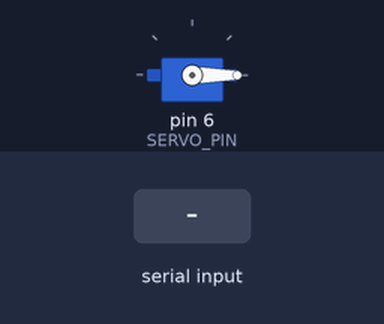
Simulated run of this sketch. Board: Arduino Mega 2560, built with avr-gcc and run on an emulated ATmega2560. Parts: servo. Inputs (shaded band) come from the test bench. What the sketch prints to the serial monitor is not drawn.

Above: at 2.3 s.
2.4 s: "M90\n" received over Serial
At 4.1 s:
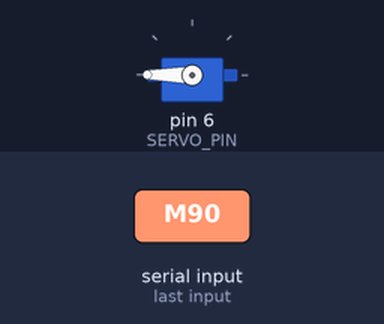
5.4 s: byte 77 ('M') received over Serial
7.1 s: byte 71 ('G') received over Serial
8.8 s: "M 45\n" received over Serial
At 9.2 s:
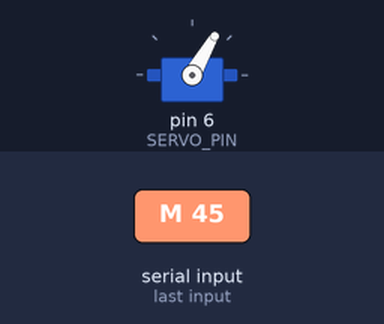
At 9.9 s:
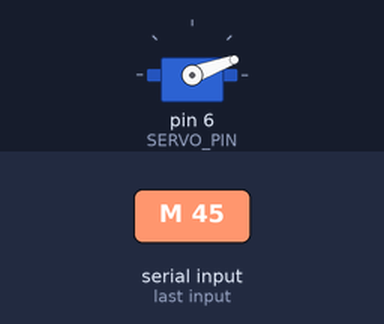
11.8 s: byte 83 ('S') received over Serial
14.3 s: byte 109 ('m') received over Serial
At 15.0 s:
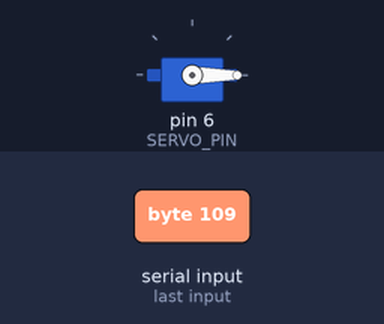
Timing chart, 0 to 16.8 s (numbered marks = the images above; inputs shaded):
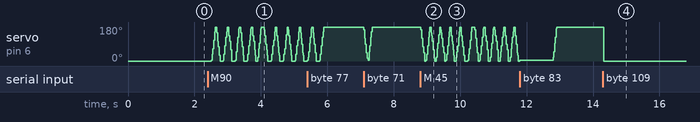

The sketch:

servo_control.ino
```cpp
/*
 * servo_morse.txt
 * Non-blocking servo Morse code keyer for Arduino Mega
 * PWM pin 6 | Endpoints: 160° (rest/up) → 20° (press/down)
 * ITU-R M.1677-1 compliant timing
 *
 * Timing at 66.7 ms dit unit:
 *   Dit        : 66.7 ms  (1 unit)
 *   Dah        : 200.1 ms (3 units)
 *   Intra-char : 66.7 ms  (1 unit)  gap between signals in same letter
 *   Inter-char : 200.1 ms (3 units) gap between letters
 *   Inter-word : 466.9 ms (7 units) gap between words
 *
 * NOTE: Sweep travel time is mechanical overhead and is NOT counted as
 *       part of dit/dah duration. The hold timer starts on arrival at LO.
 *
 * Serial commands (115200 baud):
 *   M <text>  — send text as Morse  (e.g. "M SOS" or "M HELLO WORLD")
 *   G         — single manual sweep (160°→20°→160°)
 *   S <n>     — step size in degrees per tick  (default 5)
 *   D <ms>    — delay between steps in ms      (default 10)
 *   T <ms>    — override dit length in ms      (default 67)
 *   P         — print current status
 */

#include <Servo.h>

// ═══════════════════════════════════════════════════════════════════════════════
// 1. TYPES
// ═══════════════════════════════════════════════════════════════════════════════

enum EventType  { EV_PRESS, EV_WAIT };
enum MorseState { MS_IDLE, MS_PRESSING, MS_HOLDING, MS_RELEASING, MS_WAITING };

struct MorseEvent {
  EventType     type;
  unsigned long durationMs;
};

struct MorseChar {
  char        ch;
  const char* code;
};

// ═══════════════════════════════════════════════════════════════════════════════
// 2. CONSTANTS & LOOKUP TABLE
// ═══════════════════════════════════════════════════════════════════════════════

static const uint8_t SERVO_PIN   = 6;
static const int     ENDPOINT_HI = 180;   // rest / key-up
static const int     ENDPOINT_LO = -10;    // pressed / key-down

static const MorseChar MORSE_TABLE[] = {
  // Letters
  {'A',".-"},   {'B',"-..."}, {'C',"-.-."}, {'D',"-.." },
  {'E',"."},    {'F',"..-."}, {'G',"--."},  {'H',"...."},
  {'I',".."},   {'J',".---"}, {'K',"-.-"},  {'L',".-.."},
  {'M',"--"},   {'N',"-."},   {'O',"---"},  {'P',".--."},
  {'Q',"--.-"}, {'R',".-."},  {'S',"..."},  {'T',"-"},
  {'U',"..-"},  {'V',"...-"}, {'W',".--"},  {'X',"-..-"},
  {'Y',"-.--"}, {'Z',"--.."},
  // Digits
  {'0',"-----"},{'1',".----"},{'2',"..---"},{'3',"...--"},
  {'4',"....-"},{'5',"....."},{'6',"-...."},{'7',"--..."},
  {'8',"---.."}, {'9',"----."},
  // Punctuation (ITU-R M.1677-1 §1.1.3)
  {'.', ".-.-.-"}, {',', "--..--"}, {':', "---..."},
  {'?', "..--.."}, {'\'',".----."}, {'-', "-....-"},
  {'/', "-..-." }, {'(', "-.--." }, {')', "-.--.-"},
  {'"', ".-..-."}, {'=', "-...-" }, {'+', ".-.-."},
  {'@', ".--.-." },
  {'\0', nullptr}
};

// ═══════════════════════════════════════════════════════════════════════════════
// 3. GLOBALS
// ═══════════════════════════════════════════════════════════════════════════════

// ── Morse timing ──────────────────────────────────────────────────────────────
unsigned long ditMs       = 30UL;
unsigned long dahMs       = 0;
unsigned long intraCharMs = 0;
unsigned long interCharMs = 0;
unsigned long interWordMs = 0;

// ── Event queue ───────────────────────────────────────────────────────────────
static const uint16_t QUEUE_SIZE = 512;
MorseEvent morseQueue[QUEUE_SIZE];
uint16_t   qHead = 0;
uint16_t   qTail = 0;

// ── Servo ─────────────────────────────────────────────────────────────────────
Servo servo;
int  currentPos  = ENDPOINT_LO;
int  targetPos   = ENDPOINT_LO;
int  stepSize    = 15;    // default changed to 5
int  stepDelayMs = 10;
bool sweeping    = false;
bool firstLeg    = false;
unsigned long lastStepTime = 0;

// ── Morse FSM ─────────────────────────────────────────────────────────────────
MorseState    morseState      = MS_IDLE;
unsigned long morseEventStart = 0;   // set on ARRIVAL at LO (not on sweep start)
unsigned long morseEventDur   = 0;

// ═══════════════════════════════════════════════════════════════════════════════
// 4. FUNCTION PROTOTYPES
// ═══════════════════════════════════════════════════════════════════════════════

void          recomputeTiming();
const char*   getMorse(char c);
bool          queueEmpty();
bool          queueFull();
MorseEvent    queuePeek();
void          queuePop();
bool          queuePush(EventType t, unsigned long dur);
bool          encodeTextToQueue(const char* text);
void          startSweepTo(int target, bool isFirstLeg);
void          advanceMorse();
void          updateServo();
void          updateMorse();
void          handleSerial();
void          printStatus();

// ═══════════════════════════════════════════════════════════════════════════════
// 5. TIMING
// ═══════════════════════════════════════════════════════════════════════════════

void recomputeTiming() {
  dahMs       = ditMs * 3;
  intraCharMs = ditMs;
  interCharMs = ditMs * 3;
  interWordMs = ditMs * 7;
}

// ═══════════════════════════════════════════════════════════════════════════════
// 6. MORSE LOOKUP
// ═══════════════════════════════════════════════════════════════════════════════

const char* getMorse(char c) {
  if (c >= 'a' && c <= 'z') c -= 32;
  for (int i = 0; MORSE_TABLE[i].ch != '\0'; i++) {
    if (MORSE_TABLE[i].ch == c) return MORSE_TABLE[i].code;
  }
  return nullptr;
}

// ═══════════════════════════════════════════════════════════════════════════════
// 7. QUEUE
// ═══════════════════════════════════════════════════════════════════════════════

bool queueEmpty() { return qHead == qTail; }
bool queueFull()  { return ((qTail + 1) % QUEUE_SIZE) == qHead; }

MorseEvent queuePeek() { return morseQueue[qHead]; }
void       queuePop()  { qHead = (qHead + 1) % QUEUE_SIZE; }

bool queuePush(EventType t, unsigned long dur) {
  if (queueFull()) return false;
  morseQueue[qTail] = {t, dur};
  qTail = (qTail + 1) % QUEUE_SIZE;
  return true;
}

// ═══════════════════════════════════════════════════════════════════════════════
// 8. TEXT → QUEUE ENCODER
// ═══════════════════════════════════════════════════════════════════════════════

bool encodeTextToQueue(const char* text) {
  qHead = 0; qTail = 0;

  bool prevWasLetter = false;

  for (int i = 0; text[i] != '\0'; i++) {
    char c = text[i];

    if (c == ' ') {
      // Word gap = 7 units total. Inter-char (3 units) was already queued
      // after the last letter, so add 4 more to reach 7.
      if (prevWasLetter) {
        if (!queuePush(EV_WAIT, interWordMs - interCharMs)) return false;
      }
      prevWasLetter = false;
      continue;
    }

    const char* code = getMorse(c);
    if (code == nullptr) {
      Serial.print(F("[WARN] No Morse for: "));
      Serial.println(c);
      continue;
    }

    // 3-unit inter-character gap before this letter (not before first)
    if (prevWasLetter) {
      if (!queuePush(EV_WAIT, interCharMs)) return false;
    }

    // Encode each symbol
    for (int s = 0; code[s] != '\0'; s++) {
      // 1-unit intra-character gap between symbols (not before first)
      if (s > 0) {
        if (!queuePush(EV_WAIT, intraCharMs)) return false;
      }
      unsigned long dur = (code[s] == '-') ? dahMs : ditMs;
      if (!queuePush(EV_PRESS, dur)) return false;
    }

    prevWasLetter = true;
  }

  return true;
}

// ═══════════════════════════════════════════════════════════════════════════════
// 9. SERVO HELPER
// ═══════════════════════════════════════════════════════════════════════════════

void startSweepTo(int target, bool isFirstLeg) {
  targetPos = target;
  firstLeg  = isFirstLeg;
  sweeping  = true;
}

// ═══════════════════════════════════════════════════════════════════════════════
// 10. MORSE FSM — pull next event and act
// ═══════════════════════════════════════════════════════════════════════════════

void advanceMorse() {
  if (queueEmpty()) {
    morseState = MS_IDLE;
    Serial.println(F("[MORSE] Transmission complete"));
    printStatus();
    return;
  }

  MorseEvent ev = queuePeek();
  queuePop();

  if (ev.type == EV_PRESS) {
    // Store duration; timer starts on ARRIVAL at LO, not here
    morseEventDur = ev.durationMs;
    morseState    = MS_PRESSING;
    startSweepTo(ENDPOINT_LO, true);
  } else {
    morseEventStart = millis();
    morseEventDur   = ev.durationMs;
    morseState      = MS_WAITING;
  }
}

// ═══════════════════════════════════════════════════════════════════════════════
// 11. SETUP & LOOP
// ═══════════════════════════════════════════════════════════════════════════════

void setup() {
  Serial.begin(115200);
  recomputeTiming();

  servo.attach(SERVO_PIN);
  servo.write(currentPos);
  delay(500);

  Serial.println(F("=== Servo Morse Keyer Ready ==="));
  Serial.println(F("Commands:"));
  Serial.println(F("  M <text> — send text as Morse  (e.g. M SOS)"));
  Serial.println(F("  G        — single manual sweep"));
  Serial.println(F("  S <n>    — step size degrees   (default 5)"));
  Serial.println(F("  D <ms>   — step delay ms        (default 10)"));
  Serial.println(F("  T <ms>   — dit length ms        (default 67)"));
  Serial.println(F("  P        — print status"));
  printStatus();
}

void loop() {
  handleSerial();
  updateServo();
  updateMorse();
}

// ═══════════════════════════════════════════════════════════════════════════════
// 12. SERVO UPDATE
// ═══════════════════════════════════════════════════════════════════════════════

void updateServo() {
  if (!sweeping) return;

  unsigned long now = millis();
  if (now - lastStepTime < (unsigned long)stepDelayMs) return;
  lastStepTime = now;

  if (currentPos < targetPos)
    currentPos = min(currentPos + stepSize, targetPos);
  else if (currentPos > targetPos)
    currentPos = max(currentPos - stepSize, targetPos);

  servo.write(currentPos);

  if (currentPos == targetPos) {
    sweeping = false;

    if (firstLeg) {
      // Arrived at ENDPOINT_LO — start hold timer NOW
      if (morseState == MS_PRESSING) {
        morseEventStart = millis();   // ← timer starts here, after travel
        morseState      = MS_HOLDING;
      } else {
        // Manual G: return leg
        startSweepTo(ENDPOINT_HI, false);
      }
    } else {
      // Arrived back at ENDPOINT_HI
      if (morseState == MS_RELEASING) {
        advanceMorse();
      }
      // Manual G complete — nothing to do
    }
  }
}

// ═══════════════════════════════════════════════════════════════════════════════
// 13. MORSE FSM UPDATE
// ═══════════════════════════════════════════════════════════════════════════════

void updateMorse() {
  if (morseState == MS_IDLE) return;

  unsigned long now = millis();

  switch (morseState) {

    case MS_HOLDING:
      if (now - morseEventStart >= morseEventDur) {
        morseState = MS_RELEASING;
        startSweepTo(ENDPOINT_HI, false);
      }
      break;

    case MS_WAITING:
      if (now - morseEventStart >= morseEventDur) {
        advanceMorse();
      }
      break;

    default:
      break;
  }
}

// ═══════════════════════════════════════════════════════════════════════════════
// 14. SERIAL HANDLER
// ═══════════════════════════════════════════════════════════════════════════════

void handleSerial() {
  if (!Serial.available()) return;

  char cmd = Serial.read();

  switch (cmd) {

    case 'M': case 'm': {
      delay(20);
      char textBuf[128];
      int  idx = 0;
      if (Serial.available() && Serial.peek() == ' ') Serial.read();
      while (Serial.available() && idx < 127) {
        char ch = Serial.read();
        if (ch == '\n' || ch == '\r') break;
        textBuf[idx++] = ch;
      }
      textBuf[idx] = '\0';
      while (Serial.available()) Serial.read();

      if (idx == 0) {
        Serial.println(F("[ERR] No text. Usage: M HELLO WORLD"));
        break;
      }
      if (morseState != MS_IDLE) {
        Serial.println(F("[WARN] Busy — wait for transmission to finish"));
        break;
      }

      Serial.print(F("[MORSE] Encoding: "));
      Serial.println(textBuf);

      recomputeTiming();
      if (!encodeTextToQueue(textBuf)) {
        Serial.println(F("[ERR] Queue overflow — text too long"));
        break;
      }
      advanceMorse();
      break;
    }

    case 'G': case 'g': {
      if (sweeping || morseState != MS_IDLE) {
        Serial.println(F("[WARN] Busy — ignoring G"));
        break;
      }
      Serial.println(F("[GO] Manual sweep: 160° → 20° → 160°"));
      startSweepTo(ENDPOINT_LO, true);
      break;
    }

    case 'S': case 's': {
      int val = Serial.parseInt();
      if (val >= 1 && val <= 90) {
        stepSize = val;
        Serial.print(F("[CFG] Step size = ")); Serial.print(stepSize); Serial.println(F("°"));
      } else Serial.println(F("[ERR] Step size must be 1–90"));
      break;
    }

    case 'D': case 'd': {
      int val = Serial.parseInt();
      if (val >= 1 && val <= 5000) {
        stepDelayMs = val;
        Serial.print(F("[CFG] Step delay = ")); Serial.print(stepDelayMs); Serial.println(F(" ms"));
      } else Serial.println(F("[ERR] Delay must be 1–5000 ms"));
      break;
    }

    case 'T': case 't': {
      int val = Serial.parseInt();
      if (val >= 10 && val <= 2000) {
        ditMs = (unsigned long)val;
        recomputeTiming();
        Serial.print(F("[CFG] Dit=")); Serial.print(ditMs);
        Serial.print(F("ms  Dah=")); Serial.print(dahMs);
        Serial.print(F("ms  Intra=")); Serial.print(intraCharMs);
        Serial.print(F("ms  Inter=")); Serial.print(interCharMs);
        Serial.print(F("ms  Word=")); Serial.print(interWordMs);
        Serial.println(F("ms"));
      } else Serial.println(F("[ERR] Dit length must be 10–2000 ms"));
      break;
    }

    case 'P': case 'p': {
      printStatus();
      break;
    }

    case '\n': case '\r': case ' ':
      break;

    default:
      Serial.print(F("[ERR] Unknown command: "));
      Serial.println(cmd);
      break;
  }
}

// ═══════════════════════════════════════════════════════════════════════════════
// 15. STATUS
// ═══════════════════════════════════════════════════════════════════════════════

void printStatus() {
  Serial.println(F("─────────────────────────────────────"));
  Serial.print(F("  Position   : ")); Serial.print(currentPos);  Serial.println(F("°"));
  Serial.print(F("  Step size  : ")); Serial.print(stepSize);    Serial.println(F("°/tick"));
  Serial.print(F("  Step delay : ")); Serial.print(stepDelayMs); Serial.println(F(" ms/tick"));
  // Estimated sweep time for info
  unsigned long est = ((unsigned long)((ENDPOINT_HI - ENDPOINT_LO) / max(stepSize,1))) * (unsigned long)stepDelayMs;
  Serial.print(F("  Sweep time : ~")); Serial.print(est); Serial.println(F(" ms (travel overhead)"));
  Serial.print(F("  Dit        : ")); Serial.print(ditMs);       Serial.println(F(" ms"));
  Serial.print(F("  Dah        : ")); Serial.print(dahMs);       Serial.println(F(" ms"));
  Serial.print(F("  Intra-char : ")); Serial.print(intraCharMs); Serial.println(F(" ms"));
  Serial.print(F("  Inter-char : ")); Serial.print(interCharMs); Serial.println(F(" ms"));
  Serial.print(F("  Word gap   : ")); Serial.print(interWordMs); Serial.println(F(" ms"));
  Serial.print(F("  Morse state: "));
  switch (morseState) {
    case MS_IDLE:      Serial.println(F("IDLE"));      break;
    case MS_PRESSING:  Serial.println(F("PRESSING"));  break;
    case MS_HOLDING:   Serial.println(F("HOLDING"));   break;
    case MS_RELEASING: Serial.println(F("RELEASING")); break;
    case MS_WAITING:   Serial.println(F("WAITING"));   break;
  }
  Serial.print(F("  Queue depth: "));
  Serial.print((qTail - qHead + QUEUE_SIZE) % QUEUE_SIZE);
  Serial.println(F(" events"));
  Serial.println(F("─────────────────────────────────────"));
}
```

Measured:
- after the input at 14.3 s, servo on pin 6 (SERVO_PIN): 180° → 0° at once
